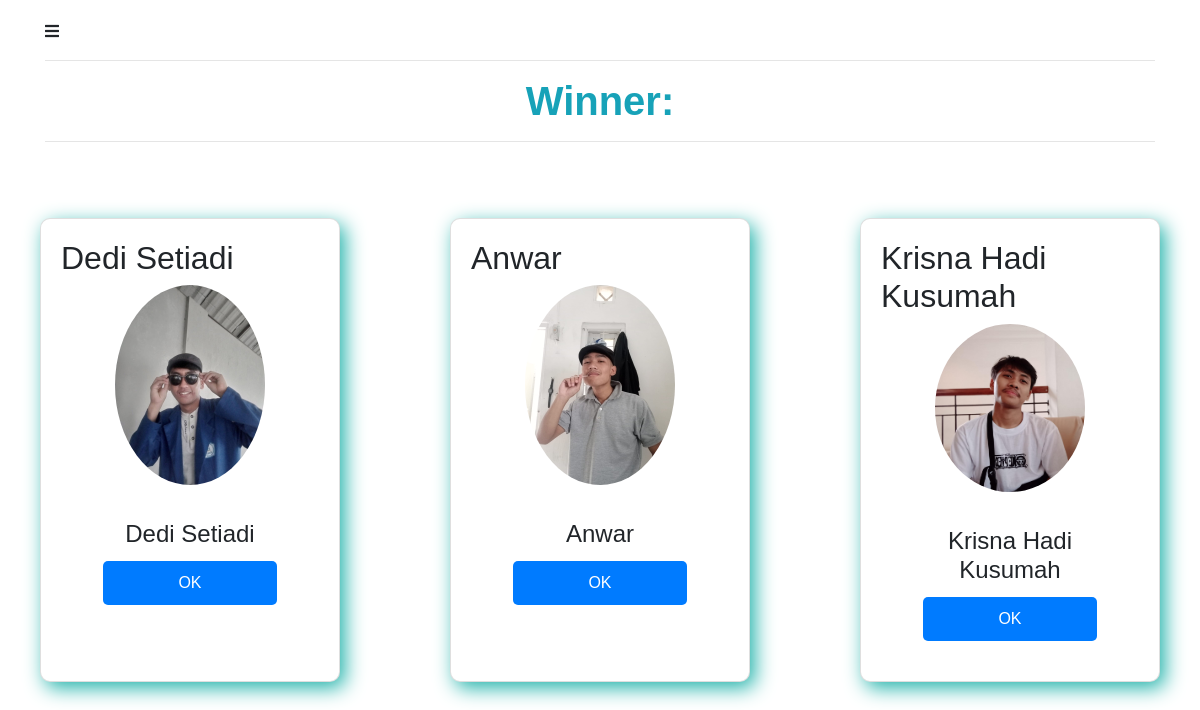
/LoginResult.php (signed in), run on the app's committed database.
### tables this page shows
CREATE TABLE `kandidat` (
  `id_nomine` INT(10) NOT NULL,
  `Nim` INT(20) NOT NULL,
  `FullName` VARCHAR(40) NOT NULL,
  `PartyName` VARCHAR(40) NOT NULL,
  `visi` VARCHAR(255) NOT NULL,
  `misi` VARCHAR(255) NOT NULL,
  `Image` VARCHAR(100) NOT NULL,
  `Votes` INT(100) NOT NULL,
  `Status` VARCHAR(11) NOT NULL
);

### LoginResult.php (the view, shortened to what this page needs)
<!DOCTYPE html>
<html lang="en">
<head>
</head>
<body>
    <div class="container">
    <?php include "Loginnav.php"; ?>
        <hr>
        <h1><b>Winner:</b></h1>
        <hr>
        </div>
        <div class="row">
        <?php
        include("koneksi.php");
        $query = "select * from kandidat";
        $run = mysqli_query($conn, $query);
        $row = mysqli_fetch_array($run);
        $RStatus = $row['Status'];
        if ($RStatus == 'ON') {
            $view = "select * from kandidat where Status='$RStatus'";
            $run1 = mysqli_query($conn, $view);
            while ($row1 = mysqli_fetch_array($run1)) {
                $FullName = $row1['FullName'];
                $Image = $row1['Image'];
        ?>
                <div class="card">
                    <h2 style="text-transform: capitalize;"><?php echo $FullName; ?></h2>
                    <img class="card-img-top" src="upload/<?php echo $Image; ?>" alt="Card image">
                    <div class="card-body">
                        <h4 class="card-title"><?php echo $FullName; ?></h4>
                        <a href="LoginSuccess.php" class="btn-primary">OK</a>
                    </div>
                </div>
        <?php
            }
        } else {
            echo "<center style='color:red;'><h3>Data Not Available.</h3></center>";
        }
        ?>
    </div>
</body>
</html>

### LoginResult.php (style rules this page uses)
body { background-color: #f8f9fa; }
.container { max-width: 1200px; margin: 0 auto; padding: 20px; }
.row { display: flex; flex-wrap: wrap; justify-content: center; margin-top: 20px; }
.card { width: 400px; margin: 20px; box-shadow: 0 4px 8px rgba(0, 0, 0, 0.1); border-radius: 10px; overflow: hidden; transition: transform 0.3s; }
.card img { width: 100%; height: auto; object-fit: cover; border-top-left-radius: 10px; border-top-right-radius: 10px; }
.card-body { text-align: center; padding: 15px; }
.card-title { text-transform: capitalize; font-size: 1.5rem; margin-bottom: 10px; }
.btn-primary { width: 80%; margin: auto; display: block; background-color: #007bff; border: none; color: white; padding: 10px; border-radius: 5px; text-decoration: none; transition: background-color 0.3s; }
hr { margin-top: 40px; margin-bottom: 40px; }
h1 { margin-bottom: 20px; color: #17a2b8; text-align: center; }

### Loginnav.php (style rules this page uses)
* { font-family: 'Montserrat', sans-serif; }
.card { width: 80%; max-width: 300px; margin: 20px auto; padding: 20px; box-shadow: 5px 6px 20px lightseagreen; background-color: #fff; border-radius: 10px; overflow: hidden; }
.card img { width: 100%; max-width: 150px; border-radius: 50%; margin: 0 auto 15px; display: block; }

### data on the page
kandidat: FullName "Dedi Setiadi", Image (picture)
kandidat: FullName "Anwar", Image (picture)
kandidat: FullName "Krisna Hadi Kusumah", Image (picture)
